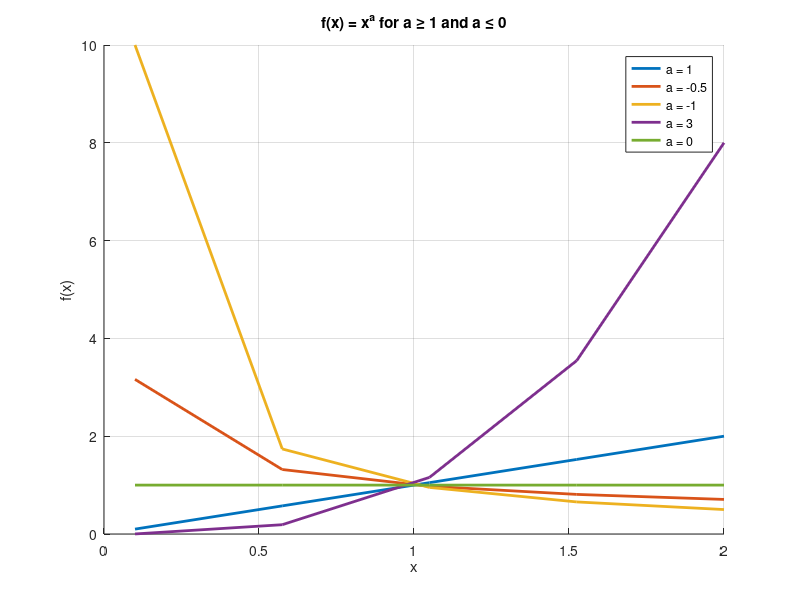
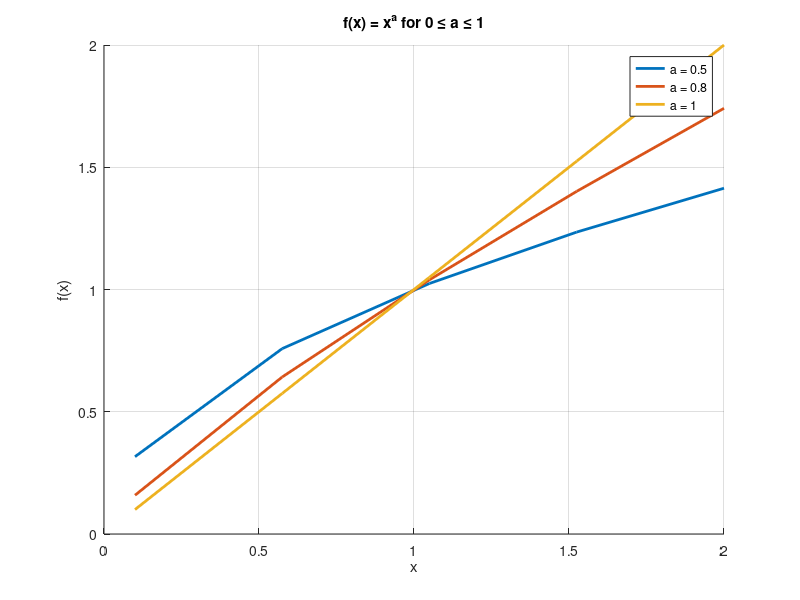
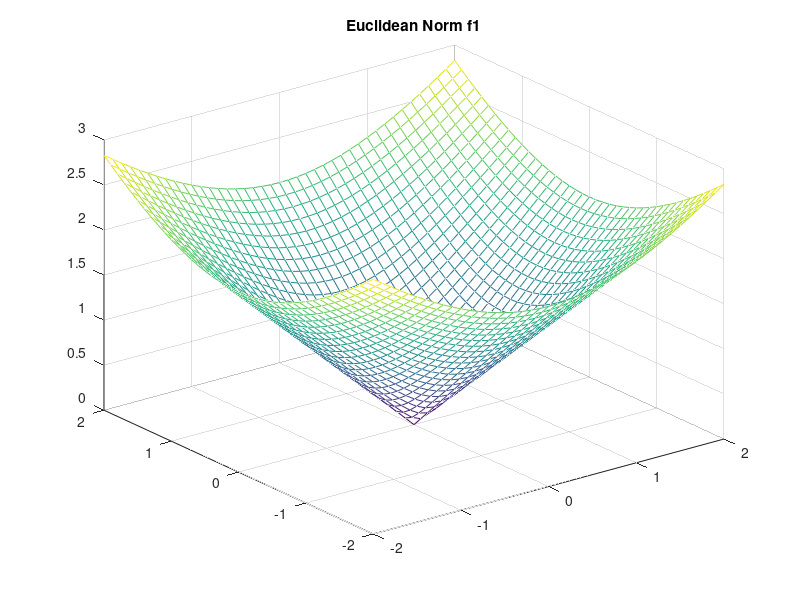
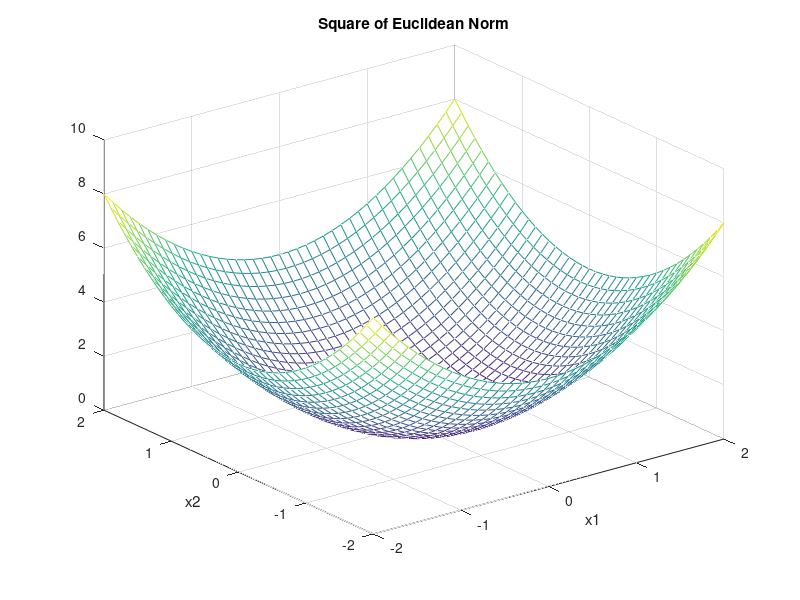

The MATLAB script that drew these images, in order:
%% 5th exercise
%% c
% first we plot for a >= 1 and a <= 0 
x = linspace(0.1, 2, 5);
a_values_i = [1, -0.5, -1, 3, 0];
figure;
hold on;
for a = a_values_i
    y = x.^a;
    plot(x, y, 'LineWidth', 2, 'DisplayName', ['a = ', num2str(a)]);
end
hold off;
xlabel('x');
ylabel('f(x)');
title('f(x) = x^a for a \geq 1 and a \leq 0');
legend;
grid on;

% now for a>=0 and a <=1
a_values_ii = [0.5 , 0.8, 1];
figure;
hold on;
for a = a_values_ii
    y = x.^a;
    plot(x, y, 'LineWidth', 2, 'DisplayName', ['a = ', num2str(a)]);
end
hold off;
xlabel('x');
ylabel('f(x)');
title('f(x) = x^a for 0 \leq a \leq 1');
legend;
grid on


%% d
x1_range = -2:0.1:2;
x2_range = -2:0.1:2;

[x1,x2] = meshgrid(x1_range, x2_range);
f1 = sqrt(x1.^2 + x2.^2);
f2 = f1.^2;

figure;
mesh(x1,x2,f1)
title('Euclidean Norm f1');

figure
mesh(x1,x2,f2)
title('Square of Euclidean Norm')

xlabel('x1')
ylabel('x2')
